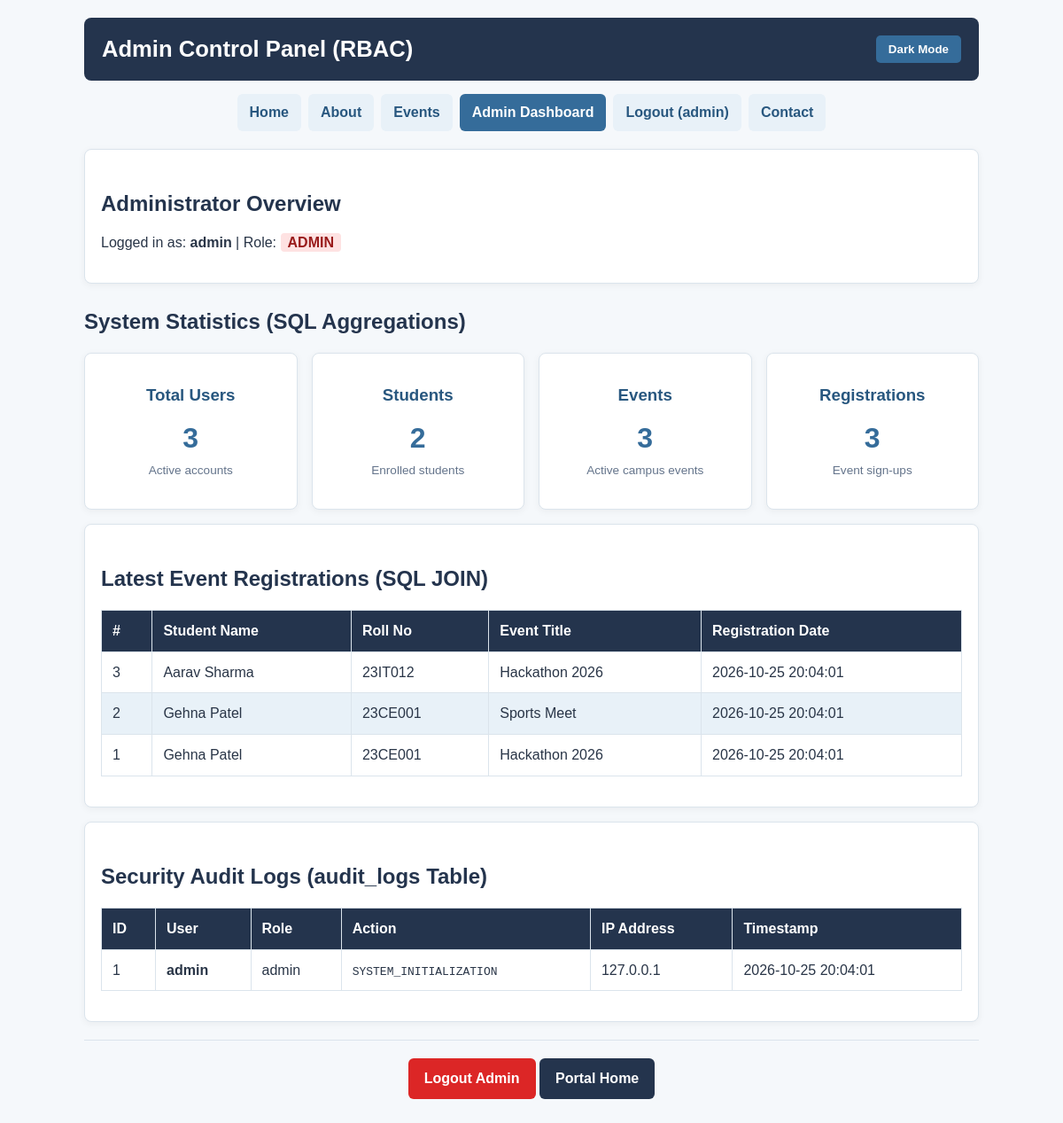
Page /admin_dashboard.php (signed in) on the committed database.
### tables this page shows
CREATE TABLE IF NOT EXISTS registrations (
    id INT AUTO_INCREMENT PRIMARY KEY,
    student_id INT NOT NULL,
    event_id INT NOT NULL,
    registered_at TIMESTAMP DEFAULT CURRENT_TIMESTAMP
);

CREATE TABLE IF NOT EXISTS students (
    id INT AUTO_INCREMENT PRIMARY KEY,
    user_id INT NULL,
    name VARCHAR(100) NOT NULL,
    roll_no VARCHAR(20) NOT NULL UNIQUE,
    branch VARCHAR(50) NOT NULL,
    semester INT NOT NULL,
    created_at TIMESTAMP DEFAULT CURRENT_TIMESTAMP
);

CREATE TABLE IF NOT EXISTS events (
    id INT AUTO_INCREMENT PRIMARY KEY,
    title VARCHAR(150) NOT NULL,
    category VARCHAR(50) NOT NULL,
    event_date DATE NOT NULL,
    venue VARCHAR(100) NOT NULL,
    created_at TIMESTAMP DEFAULT CURRENT_TIMESTAMP
);

CREATE TABLE IF NOT EXISTS audit_logs (
    id INT AUTO_INCREMENT PRIMARY KEY,
    username VARCHAR(50) NOT NULL,
    role VARCHAR(20) NOT NULL,
    action VARCHAR(100) NOT NULL,
    ip_address VARCHAR(45) NOT NULL,
    created_at TIMESTAMP DEFAULT CURRENT_TIMESTAMP
);

### admin_dashboard.php (the view, shortened to what this page needs)
<?php
require_once "auth.php";
$userCount = 0;
$studentCount = 0;
$eventCount = 0;
$regCount = 0;
$r1 = $conn->query("SELECT COUNT(*) AS total FROM users");
if ($r1) $userCount = $r1->fetch_assoc()["total"];
$r2 = $conn->query("SELECT COUNT(*) AS total FROM students");
if ($r2) $studentCount = $r2->fetch_assoc()["total"];
$r3 = $conn->query("SELECT COUNT(*) AS total FROM events");
if ($r3) $eventCount = $r3->fetch_assoc()["total"];
$r4 = $conn->query("SELECT COUNT(*) AS total FROM registrations");
if ($r4) $regCount = $r4->fetch_assoc()["total"];
$recentRegs = [];
$qRegs = "SELECT r.id, s.name, s.roll_no, e.title, r.registered_at
          FROM registrations r
          JOIN students s ON r.student_id = s.id
          JOIN events e ON r.event_id = e.id
          ORDER BY r.id DESC LIMIT 5";
$resRegs = $conn->query($qRegs);
if ($resRegs) {
    while ($row = $resRegs->fetch_assoc()) {
        $recentRegs[] = $row;
    }
}
$logs = [];
$resLogs = $conn->query("SELECT * FROM audit_logs ORDER BY id DESC LIMIT 8");
if ($resLogs) {
    while ($row = $resLogs->fetch_assoc()) {
        $logs[] = $row;
    }
}
?>
<!DOCTYPE html>
<html lang="en">
<head>
    <link rel="stylesheet" href="style.css">
</head>
<body>
    <header class="site-header">
        <div class="top-bar">
            <h1>Admin Control Panel (RBAC)</h1>
            <div class="header-buttons">
                <button class="btn-theme" id="themeBtn">Dark Mode</button>
            </div>
        </div>
        <?php echo renderDynamicMenu("admin"); ?>
    </header>
    <div class="card">
        <h2>Administrator Overview</h2>
        <p>Logged in as: <strong><?php echo htmlspecialchars($_SESSION["username"]); ?></strong> | Role: <span style="background: #fee2e2; color: #991b1b; padding: 2px 8px; border-radius: 4px; font-weight: bold;">ADMIN</span></p>
    </div>
    <h2>System Statistics (SQL Aggregations)</h2>
    <div class="info-grid">
        <div class="card" style="text-align: center;">
            <h3>Total Users</h3>
            <p style="font-size: 2rem; font-weight: bold; color: #356c9a; margin: 0;"><?php echo $userCount; ?></p>
            <p style="font-size: 0.85rem; color: #64748b;">Active accounts</p>
        </div>
        <div class="card" style="text-align: center;">
            <h3>Students</h3>
            <p style="font-size: 2rem; font-weight: bold; color: #356c9a; margin: 0;"><?php echo $studentCount; ?></p>
            <p style="font-size: 0.85rem; color: #64748b;">Enrolled students</p>
        </div>
        <div class="card" style="text-align: center;">
            <h3>Events</h3>
            <p style="font-size: 2rem; font-weight: bold; color: #356c9a; margin: 0;"><?php echo $eventCount; ?></p>
            <p style="font-size: 0.85rem; color: #64748b;">Active campus events</p>
        </div>
        <div class="card" style="text-align: center;">
            <h3>Registrations</h3>
            <p style="font-size: 2rem; font-weight: bold; color: #356c9a; margin: 0;"><?php echo $regCount; ?></p>
            <p style="font-size: 0.85rem; color: #64748b;">Event sign-ups</p>
        </div>
    </div>
    <div class="card">
        <h2>Latest Event Registrations (SQL JOIN)</h2>
        <?php if (empty($recentRegs)): ?>
            <p>No recent registrations found.</p>
        <?php else: ?>
            <table>
                <thead>
                    <tr>
                        <th>#</th>
                        <th>Student Name</th>
                        <th>Roll No</th>
                        <th>Event Title</th>
                        <th>Registration Date</th>
                    </tr>
                </thead>
                <tbody>
                    <?php foreach ($recentRegs as $r): ?>
                        <tr>
                            <td><?php echo htmlspecialchars($r["id"]); ?></td>
                            <td><?php echo htmlspecialchars($r["name"]); ?></td>
                            <td><?php echo htmlspecialchars($r["roll_no"]); ?></td>
                            <td><?php echo htmlspecialchars($r["title"]); ?></td>
                            <td><?php echo htmlspecialchars($r["registered_at"]); ?></td>
                        </tr>
                    <?php endforeach; ?>
                </tbody>
            </table>
        <?php endif; ?>
    </div>
    <div class="card">
        <h2>Security Audit Logs (audit_logs Table)</h2>
        <table>
            <thead>
                <tr>
                    <th>ID</th>
                    <th>User</th>
                    <th>Role</th>
                    <th>Action</th>
                    <th>IP Address</th>
                    <th>Timestamp</th>
                </tr>
            </thead>
            <tbody>
                <?php foreach ($logs as $l): ?>
                    <tr>
                        <td><?php echo htmlspecialchars($l["id"]); ?></td>
                        <td><strong><?php echo htmlspecialchars($l["username"]); ?></strong></td>
                        <td><?php echo htmlspecialchars($l["role"]); ?></td>
                        <td><code><?php echo htmlspecialchars($l["action"]); ?></code></td>
                        <td><?php echo htmlspecialchars($l["ip_address"]); ?></td>
                        <td><?php echo htmlspecialchars($l["created_at"]); ?></td>
                    </tr>
                <?php endforeach; ?>
            </tbody>
        </table>
    </div>
    <hr>
    <p align="center">
        <a href="logout.php" class="btn" style="background: #dc2626;">Logout Admin</a>
        <a href="index.html" class="btn btn-secondary">Portal Home</a>
    </p>
</body>
</html>

### auth.php (shortened to what this page needs)
<?php
function renderDynamicMenu($activePage = "") {
    $role = $_SESSION["role"] ?? "guest";
    $html = '<nav class="page-nav" id="mainNav">';
    $html .= '<a href="index.html"' . ($activePage === "index" ? ' class="active"' : '') . '>Home</a>';
    $html .= '<a href="about.html"' . ($activePage === "about" ? ' class="active"' : '') . '>About</a>';
    $html .= '<a href="events.html"' . ($activePage === "events" ? ' class="active"' : '') . '>Events</a>';
    if ($role === "admin") {
        $html .= '<a href="admin_dashboard.php"' . ($activePage === "admin" ? ' class="active"' : '') . '>Admin Dashboard</a>';
        $html .= '<a href="logout.php">Logout (' . htmlspecialchars($_SESSION["username"]) . ')</a>';
    } elseif ($role === "student") {
        $html .= '<a href="dashboard.php"' . ($activePage === "dashboard" ? ' class="active"' : '') . '>Student Dashboard</a>';
        $html .= '<a href="attendance.html">Attendance</a>';
        $html .= '<a href="timetable.html">Timetable</a>';
        $html .= '<a href="logout.php">Logout</a>';
    } else {
        $html .= '<a href="login.php"' . ($activePage === "login" ? ' class="active"' : '') . '>Login</a>';
        $html .= '<a href="register.html">Register</a>';
    }
    $html .= '<a href="contact.html">Contact</a>';
    $html .= '</nav>';
    return $html;
}
?>

### style.css (style rules this page uses)
:root { --navy: #24344d; --blue: #356c9a; --blue-dark: #28577f; --blue-light: #e8f1f8; --page: #f5f8fb; --white: #ffffff; --text: #293547; --muted: #64748b; --border: #dbe4ec; --banner-bg: #fff3cd; --banner-text: #856404; --card-bg: #ffffff; }
* { box-sizing: border-box; margin: 0; padding: 0; }
body { max-width: 1050px; margin: 0 auto; padding: 20px; background: var(--page); color: var(--text); font-family: Arial, Helvetica, sans-serif; line-height: 1.6; transition: background 0.3s ease, color 0.3s ease; }
.site-header { margin-bottom: 20px; }
.top-bar { display: flex; justify-content: space-between; align-items: center; background: var(--navy); color: #ffffff; padding: 15px 20px; border-radius: 8px; }
.top-bar h1 { font-size: 1.6rem; color: #ffffff; margin: 0; }
.header-buttons { display: flex; align-items: center; gap: 10px; }
.btn-theme { background: var(--blue); color: #ffffff; border: none; padding: 8px 14px; border-radius: 5px; cursor: pointer; font-weight: bold; transition: background 0.3s ease; }
.page-nav { display: flex; flex-wrap: wrap; gap: 8px; justify-content: center; margin-top: 15px; }
.page-nav a { display: inline-block; padding: 8px 14px; border-radius: 6px; background: var(--blue-light); color: var(--blue-dark); font-weight: bold; text-decoration: none; transition: all 0.3s ease; }
.page-nav a:hover, .page-nav a.active { background: var(--blue); color: #ffffff; }
h2 { margin-top: 24px; margin-bottom: 12px; color: var(--navy); }
h3 { margin-top: 14px; margin-bottom: 8px; color: var(--blue-dark); }
p { margin-bottom: 14px; }
.card { background: var(--card-bg); border: 1px solid var(--border); border-radius: 8px; padding: 18px; margin-bottom: 16px; box-shadow: 0 2px 8px rgba(0, 0, 0, 0.05); transition: transform 0.2s ease, box-shadow 0.2s ease; }
.info-grid { display: grid; grid-template-columns: repeat(auto-fit, minmax(240px, 1fr)); gap: 16px; margin-top: 16px; }
.btn { display: inline-block; padding: 10px 18px; border: none; border-radius: 6px; background: var(--blue); color: #ffffff; font-weight: bold; cursor: pointer; text-decoration: none; transition: all 0.3s ease; }
.btn-secondary { background: var(--navy); }
table { width: 100%; border-collapse: collapse; background: var(--card-bg); margin: 16px 0; }
th, td { padding: 10px 12px; border: 1px solid var(--border); text-align: left; }
th { background: var(--navy); color: #ffffff; }
tr:nth-child(even) td { background: var(--blue-light); }
hr { height: 1px; border: 0; background: var(--border); margin: 20px 0; }

### rows in the picture
registrations: id "3", student.name "Aarav Sharma", student.roll_no "23IT012", event.title "Hackathon 2026", registered_at "2026-10-25 20:04:01"
registrations: id "2", student.name "Gehna Patel", student.roll_no "23CE001", event.title "Sports Meet", registered_at "2026-10-25 20:04:01"
registrations: id "1", student.name "Gehna Patel", student.roll_no "23CE001", event.title "Hackathon 2026", registered_at "2026-10-25 20:04:01"
audit_logs: id "1", username "admin", role "admin", action "SYSTEM_INITIALIZATION", ip_address "127.0.0.1", created_at "2026-10-25 20:04:01"

### other values in the picture
$_SESSION["username"] "admin"
$userCount "3"
$studentCount "2"
$eventCount "3"
$regCount "3"
